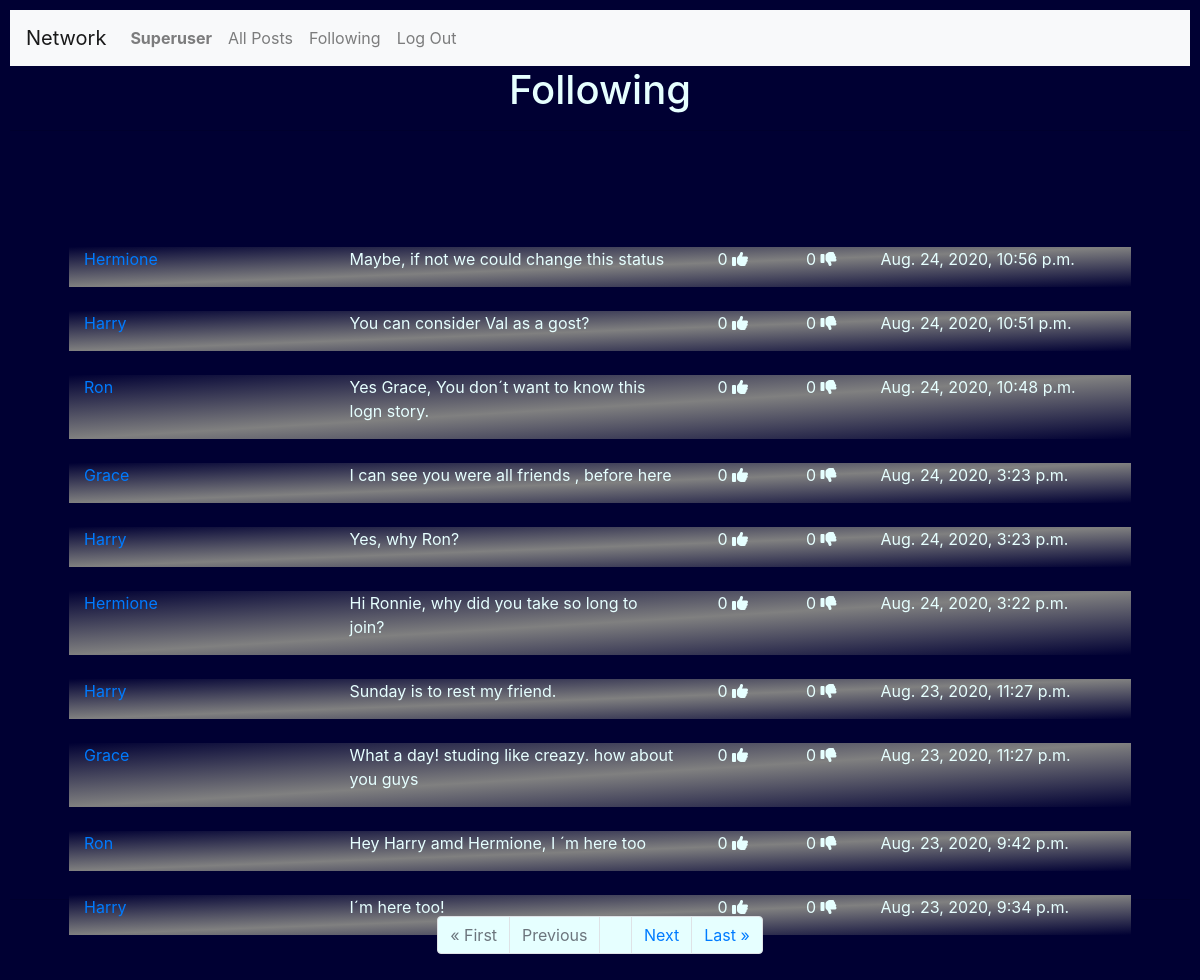
Page /following (signed in) on the committed database.
### network/models.py (models this page shows, shortened)
class User(AbstractUser):
    pass

class Posts(models.Model):
    User = models.ForeignKey('User', on_delete = models.CASCADE)
    Post = models.TextField(max_length=255)
    Date = models.DateTimeField(auto_now_add=True)
    Likes = models.IntegerField(blank=True, null=True)
    Unlikes = models.IntegerField(blank=True, null=True)

### network/views.py (the view)
# urls.py: path("following", views.following_view, name="following"),
@login_required
def following_view(request):
    FPL = []
    profile= []
    following = []
    posts = []
    postchoose = []
    if request.user.is_authenticated:
          posts = Posts.objects.all().order_by('-Date')
          user = request.user.id
          username = request.user.username
          seguindo = Profile.objects.filter(Follower=user)
          print(user, username )
          for row in posts:
              for s in seguindo:
                  if row.User == s.User:
                      FPL.append(row)
          paginator = Paginator(FPL, 10)
          page_number = request.GET.get('page')
          page_itens = paginator.get_page(page_number)
          print("FOLLOWING PAGE")
          print(paginator.count , paginator.num_pages )
          print(page_itens)
    else:
        context={
            "Message": "Please Login or join our Network",
        }
        return render(request, "network/login.html", context)
    context = {
         "page_obj" : page_itens,
         "NewPostForm":NewPostForm(),
    }
    return render(request, "network/following.html", context)

### network/templates/network/following.html (shortened to what this page needs)
{% extends "network/layout.html" %}
{% load static %}
{% block body %}
  <h1>Following </h1>
  <hr>
{% if page_obj|length > 0 %}
        {% for F in page_obj %}
            <div class="container" style="width:90%; position:relative; top:100px;background-image: linear-gradient(to top left, #000033, gray,	 #000033 );">
                <div class="row"  width="1700px">
                    <div class="col-lg-3">
                        <p><a href= "{% url 'network:profile' F.User %}"  >  {{F.User |title}} </a>
                    </div>
                    <div class="col-lg-4">
                         <p> {{F.Post}} </p>
                    </div>
                    <div class="col-lg-1" style="text-align: center;">
                         {%if F.Likes == None%}
                             <p> 0 <i class="fas fa-thumbs-up"></i></p>
                         {% else %}
                              <p> {{ F.Likes }}  <i class="fas fa-thumbs-up"></i></p>
                         {% endif %}
                    </div>
                    <div class="col-lg-1" style="text-align: center;">
                         {%if F.Unlikes  == None%}
                              <p> 0  <i class="fas fa-thumbs-down"></i></p>
                         {% else %}
                              <p> {{ F.Unlikes }}  <i class="fas fa-thumbs-down"></i></p>
                          {% endif %}
                    </div>
                    <div class="col-lg-3">
                       <p> {{F.Date}} </p>
                    </div>
                </div>
            </div>
            <br>
        {% endfor %}
        <br>
        <hr>
        <form>
           <div class="container" >
              <ul class="pagination justify-content-center"  >
                  {% if page_obj.has_previous %}
                            <li class="page-item"><a href="?page=1" class="page-link" style="background-color:#e6ffff;">&laquo; First</a></li>
                            <li class="page-item"><a href="?page={{ page_obj.previous_page_number }}" class="page-link" style="background-color:#e6ffff;">Previous</a></li>
                  {% else %}
                        <li class="page-item disabled"><a class="page-link" style="background-color:#e6ffff;">&laquo; First</a></li>
                        <li class="page-item disabled"><a class="page-link" style="background-color:#e6ffff;">Previous</a></li>
                  {% endif %}
                  {% if page_obj.number %}
                        <li class="page-item"><a class="page-link" style="background-color:#e6ffff;">{{ page_obj.number }}</a></li>
                  {% else %}
                        <li class="page-item"><a class="page-link" style="background-color:#e6ffff;">0</a></li>
                  {% endif %}
                  {% if page_obj.has_next %}
                        <li class="page-item"><a href="?page={{ page_obj.next_page_number }}" class="page-link" style="background-color:#e6ffff;">Next</a></li>
                        <li class="page-item"><a href="?page={{ page_obj.paginator.num_pages }}" class="page-link" style="background-color:#e6ffff;">Last &raquo;</a></li>
                  {% else %}
                        <li class="page-item disabled"><a class="page-link" style="background-color:#e6ffff;">Next</a></li>
                        <li class="page-item disabled"><a class="page-link" style="background-color:#e6ffff;">Last &raquo;</a></li>
                  {% endif %}
            </ul>
          </div>
        </form>
    {% endif %}
    {% endblock %}

### network/templates/network/layout.html (shortened to what this page needs)
{% load static %}
<!DOCTYPE html>
<html lang="en">
    <head>
        <link rel="stylesheet" href="https://stackpath.bootstrapcdn.com/bootstrap/4.4.1/css/bootstrap.min.css">
        <link rel="stylesheet" href="https://cdnjs.cloudflare.com/ajax/libs/font-awesome/4.7.0/css/font-awesome.min.css">
        <link href="{% static 'network/styles.css' %}" rel="stylesheet">
    </head>
    <body>
        <nav class="navbar navbar-expand-lg navbar-light bg-light" >
            <a class="navbar-brand" href="#">Network</a>
            <div style="color : #000033;">
              <ul class="navbar-nav mr-auto">
                {% if user.is_authenticated %}
                    <li class="nav-item">
                        <a class="nav-link" href="{% url 'network:profile' user.username  %}"><strong>{{ user.username |title}}</strong></a>
                    </li>
                {% endif %}
                <li class="nav-item">
                  <a class="nav-link" href="{% url 'network:index' %}">All Posts</a>
                </li>
                {% if user.is_authenticated %}
                    <li class="nav-item">
                        <a class="nav-link" href="{% url 'network:following' %}">Following</a>
                    </li>
                    <li class="nav-item">
                        <a class="nav-link" href="{% url 'network:logout' %}">Log Out</a>
                    </li>
                {% endif %}
              </ul>
            </div>
          </nav>
        <div class="body">
            {% block body %}
            {% endblock %}
        </div>
    </body>
</html>

### network/static/network/styles.css (style rules this page uses)
body { padding: 10px; color: #e6ffff ; background-color: #000033; background-position: center; background-repeat: no-repeat; background-size: cover; height: 100%; width: 100%; }
h1 { text-align: center; }

### rows in the picture
User: username "Superuser"
Posts: User "Hermione", Post "Maybe, if not we could change this status", shows "0", Date "Aug. 24, 2020, 10:56 p.m."
Posts: User "Harry", Post "You can consider Val as a gost?", shows "0", Date "Aug. 24, 2020, 10:51 p.m."
Posts: User "Ron", Post "Yes Grace, You don´t want to know this logn story.", shows "0", Date "Aug. 24, 2020, 10:48 p.m."
Posts: User "Grace", Post "I can see you were all friends , before here", shows "0", Date "Aug. 24, 2020, 3:23 p.m."
Posts: User "Harry", Post "Yes, why Ron?", shows "0", Date "Aug. 24, 2020, 3:23 p.m."
Posts: User "Hermione", Post "Hi Ronnie, why did you take so long to join?", shows "0", Date "Aug. 24, 2020, 3:22 p.m."
Posts: User "Harry", Post "Sunday is to rest my friend.", shows "0", Date "Aug. 23, 2020, 11:27 p.m."
Posts: User "Grace", Post "What a day! studing like creazy. how about you guys", shows "0", Date "Aug. 23, 2020, 11:27 p.m."
Posts: User "Ron", Post "Hey Harry amd Hermione, I ´m here too", shows "0", Date "Aug. 23, 2020, 9:42 p.m."
Posts: User "Harry", Post "I´m here too!", shows "0", Date "Aug. 23, 2020, 9:34 p.m."
